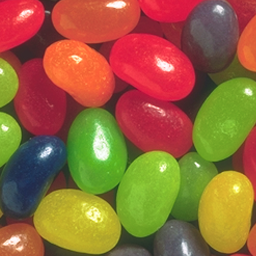
%> input picture Lab 1/W2/jbeans.ppm, 256 x 256 px
$ octave Lab1_W2_3.m   (GNU Octave 9; MATLAB toolbox functions it lacks are replaced by stand-ins)
%> lines starting %> are read from the running program, lines starting %| are printed output that depends on the picture
%> further down, jbeans is the input picture: size 256x256x3 uint8; mean R, G, B 148.6, 102.5, 59.4
### Lab 1/W2/rgb2ycc.m
function ycc_image = rgb2ycc(rgb_image)
    rgb_image = double(rgb_image);
    R = rgb_image(:,:,1);
    G = rgb_image(:,:,2);
    B = rgb_image(:,:,3);
    Y = ((75*R + 150*G + 29*B)/256);
    Cb = ((-44*R - 87*G + 131*B)/256) + 128;
    Cr = ((130*R - 110*G - 21*B)/256) + 128;
    ycc_image(:,:,1)= Y;
    ycc_image(:,:,2)= Cb;
    ycc_image(:,:,3)= Cr;
end

### Lab 1/W2/ycc2rgb.m
function rgb_image = ycc2rgb(ycc_image)
    Y = ycc_image(:,:,1);
    Cb = ycc_image(:,:,2);
    Cr = ycc_image(:,:,3);
    R = 1.0133*Y - 0.0025*(Cb-128) + 1.3838*(Cr-128);
    G = 1.0051*Y - 0.3336*(Cb-128) - 0.6928*(Cr-128);
    B = 1.0079*Y + 1.7318*(Cb-128) + 0.0047*(Cr-128);
    rgb_image(:,:,1)= R;
    rgb_image(:,:,2)= G;
    rgb_image(:,:,3)= B;
end

### Lab 1/W2/MSE.m
function mse = MSE(P,Q)
    P = double(P);
    Q = double(Q);
    norm = ((P(:,:,1)-Q(:,:,1)).^2 + (P(:,:,2)-Q(:,:,2)).^2 + (P(:,:,3)-Q(:,:,3)).^2) / 3;
    [x,y,~] = size(P);
    n = x*y;
    mse = sum(norm,'all')/n;
end

### Lab 1/W2/PSNR.m
function psnr = PSNR(P,Q)
    P = double(P);
    Q = double(Q);
    mse = MSE(P,Q);
    psnr = 10 * log10(255^2/mse);
end

### Lab 1/W2/SNR.m
function snr = SNR(P,Q)
    P = double(P);
    Q = double(Q);
    P_norm = (P(:,:,1).^2 + P(:,:,2).^2 + P(:,:,3).^2)/3;
    mse = MSE(P,Q);
    [x,y,~] = size(P);
    n = x*y;
    snr = 10 * log10((sum(P_norm,'all')/n)/mse);
end

### Lab 1/W2/Lab1_W2_3.m
%Load image
jbeans = imread('jbeans.ppm');
figure, image(jbeans);
title('jbeans - Original')

%convert jeans.ppm to YCbCr
jbeans_ycc = rgb2ycc(jbeans);

vars = [10^2,20^2,40^2,80^2,100^2];
randn('state',sum(100*clock)) ;

%a row represents data for a variance, each row has 3 columns: [MSE PSNR SNR]
y_result = zeros(length(vars),3);
Cb_result = zeros(length(vars),3);
Cr_reuslt = zeros(length(vars),3);

for i = 1:length(vars)
    sigma_square = vars(i);

    [ycc_corrupted_y,ycc_corrupted_Cb,ycc_corrupted_Cr] = deal(jbeans_ycc);
    %Y
    noise = randn(256)*sqrt(sigma_square);
    ycc_corrupted_y(:,:,1) = jbeans_ycc(:,:,1) + noise;
    %Cb
    noise = randn(256)*sqrt(sigma_square);
    ycc_corrupted_Cb(:,:,2) = jbeans_ycc(:,:,2) + noise;
    %Cr
    noise = randn(256)*sqrt(sigma_square);
    ycc_corrupted_Cr(:,:,3) = jbeans_ycc(:,:,3) + noise;

    %transform YCbCr image to RGB
    rgb_corrupted_y = uint8(round(ycc2rgb(ycc_corrupted_y)));
    rgb_corrupted_Cb = uint8(round(ycc2rgb(ycc_corrupted_Cb)));
    rgb_corrupted_Cr = uint8(round(ycc2rgb(ycc_corrupted_Cr)));

    %the three reconstructed, corrupted images for sigma^2 = 6400
    if sigma_square == 6400
        %Show image
        figure ,image(rgb_corrupted_y);
        title('Reconstructed - Y Corrupted');
        figure ,image(rgb_corrupted_Cb);
        title('Reconstructed - Cb Corrupted');
        figure ,image(rgb_corrupted_Cr);
        title('Reconstructed - Cr Corrupted');
    end

    %Calculate the MSE, PSNR and SNR
    %Y
    y_mse = MSE(jbeans,rgb_corrupted_y);
    y_psnr = PSNR(jbeans,rgb_corrupted_y);
    y_snr = SNR(jbeans,rgb_corrupted_y);
    y_result(i,:) = [y_mse,y_psnr,y_snr];
    %Cb
    Cb_mse = MSE(jbeans,rgb_corrupted_Cb);
    Cb_psnr = PSNR(jbeans,rgb_corrupted_Cb);
    Cb_snr = SNR(jbeans,rgb_corrupted_Cb);
    Cb_result(i,:) = [Cb_mse,Cb_psnr,Cb_snr];
    %Cr
    Cr_mse = MSE(jbeans,rgb_corrupted_Cr);
    Cr_psnr = PSNR(jbeans,rgb_corrupted_Cr);
    Cr_snr = SNR(jbeans,rgb_corrupted_Cr);
    Cr_reuslt(i,:) = [Cr_mse,Cr_psnr,Cr_snr];
end
%> this loop made 5 passes
%> (y_mse, y_psnr, y_snr, Cb_mse, Cb_psnr) on passes 1 to 5: (100.3, 28.12, 21.66, 101.8, 28.05), (395.3, 22.16, 15.7, 374, 22.4), (1411.4, 16.63, 10.18, 1154.1, 17.51), (4396, 11.7, 5.24, 3067.6, 13.26), (5969.8, 10.37, 3.91, 3791.6, 12.34)
%> pass 1, in ycc2rgb, `R = 1.0133*Y - 0.0025*(Cb-128) + 1.3838*(Cr-128);`:
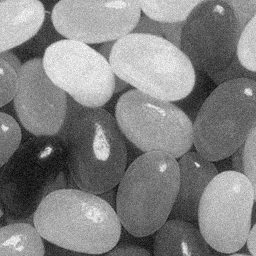
%> R: size 256x256 double; min 1.41, max 287, mean 148.6; drawn with min black and max white
%> pass 1, in ycc2rgb, `G = 1.0051*Y - 0.3336*(Cb-128) - 0.6928*(Cr-128);`:
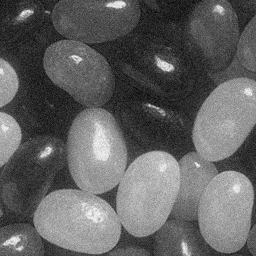
%> G: size 256x256 double; min -9.21, max 279.7, mean 102.5; drawn with min black and max white
%> pass 1, in ycc2rgb, `B = 1.0079*Y + 1.7318*(Cb-128) + 0.0047*(Cr-128);`:
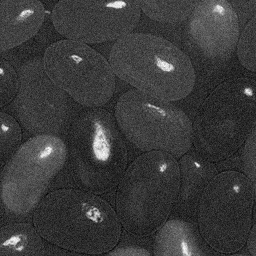
%> B: size 256x256 double; min -6.31, max 275.1, mean 59.4; drawn with min black and max white
%> after the loop:
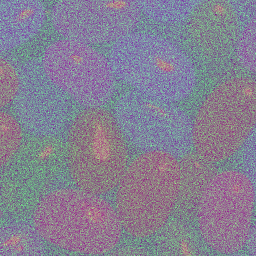
%> ycc_corrupted_Cb: size 256x256x3 double; mean R, G, B 110.3, 97.4, 154.5; drawn with min black and max white
%> after the loop:
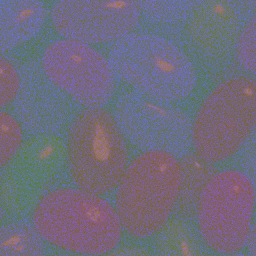
%> ycc_corrupted_Cr: size 256x256x3 double; mean R, G, B 110.3, 98, 154.5; mean of the top-left, top-right, bottom-left and bottom-right quarters 129.2, 125.8, 113.6, 115.1; drawn with min black and max white
%> after the loop:
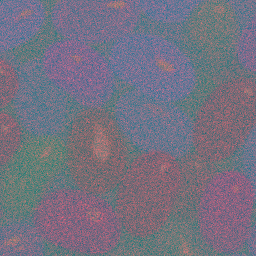
%> ycc_corrupted_y: size 256x256x3 double; mean R, G, B 110.5, 98, 154.5; drawn with min black and max white
%> after the loop, Cb_result = [101.8 28.05 21.59; 374 22.4 15.94; 1154.1 17.51 11.05; 3067.6 13.26 6.8; 3791.6 12.34 5.88]; Cr_reuslt = [77.29 29.25 22.79; 300.4 23.35 16.9; 1072.2 17.83 11.37; 3098.5 13.22 6.76; 4036.9 12.07 5.61]; y_result = [100.3 28.12 21.66; 395.3 22.16 15.7; 1411.4 16.63 10.18; 4396 11.7 5.24; 5969.8 10.37 3.91]

%plot the MSE values
figure; hold on;
plot(vars,y_result(:,1),'DisplayName','Y');
plot(vars,Cb_result(:,1),'DisplayName','Cb');
plot(vars,Cr_reuslt(:,1),'DisplayName','Cr');
hold off;
title('MSE values of all the three corrupted images');
xlabel('variance');
ylabel('MSE');
legend;


%plot the PSNR values
figure; hold on;
plot(vars,y_result(:,2),'DisplayName','Y');
plot(vars,Cb_result(:,2),'DisplayName','Cb');
plot(vars,Cr_reuslt(:,2),'DisplayName','Cr');
hold off;
title('PSNR values of all the three corrupted images');
xlabel('variance');
ylabel('PSNR');
legend;

%plot the SNR values
figure; hold on;
plot(vars,y_result(:,3),'DisplayName','Y');
plot(vars,Cb_result(:,3),'DisplayName','Cb');
plot(vars,Cr_reuslt(:,3),'DisplayName','Cr');
hold off;
title('SNR values of all the three corrupted images');
xlabel('variance');
ylabel('SNR');
legend;
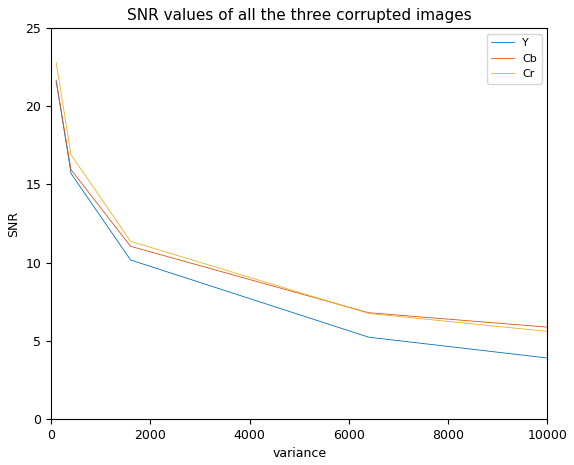
%> figure redrawn from the program's plot data


% %-------------------------------------------%
% %the three reconstructed, corrupted images for sigma^2 = 6400
% var2_temp = 6400;
% [ycc_corrupted_y_temp,ycc_corrupted_Cb_temp,ycc_corrupted_Cr_temp] = deal(jbeans_ycc);
% %Y
% noise_temp = randn(256)*sqrt(var2_temp);
% ycc_corrupted_y_temp(:,:,1) = jbeans_ycc(:,:,1) + noise_temp;
% %Cb
% noise_temp = randn(256)*sqrt(var2_temp);
% ycc_corrupted_Cb_temp(:,:,2) = jbeans_ycc(:,:,2) + noise_temp;
% %Cr
% noise_temp = randn(256)*sqrt(var2_temp);
% ycc_corrupted_Cr_temp(:,:,3) = jbeans_ycc(:,:,3) + noise_temp;
%
% %transform YCbCr image to RGB
% rgb_corrupted_y_temp = uint8(round(ycc2rgb(ycc_corrupted_y_temp)));
% rgb_corrupted_Cb_temp = uint8(round(ycc2rgb(ycc_corrupted_Cb_temp)));
% rgb_corrupted_Cr_temp = uint8(round(ycc2rgb(ycc_corrupted_Cr_temp)));
%
% %Show image
% figure ,image(rgb_corrupted_y_temp);
% title('Reconstructed - Y Corrupted');
% figure ,image(rgb_corrupted_Cb_temp);
% title('Reconstructed - Cb Corrupted');
% figure ,image(rgb_corrupted_Cr_temp);
% title('Reconstructed - Cr Corrupted');
